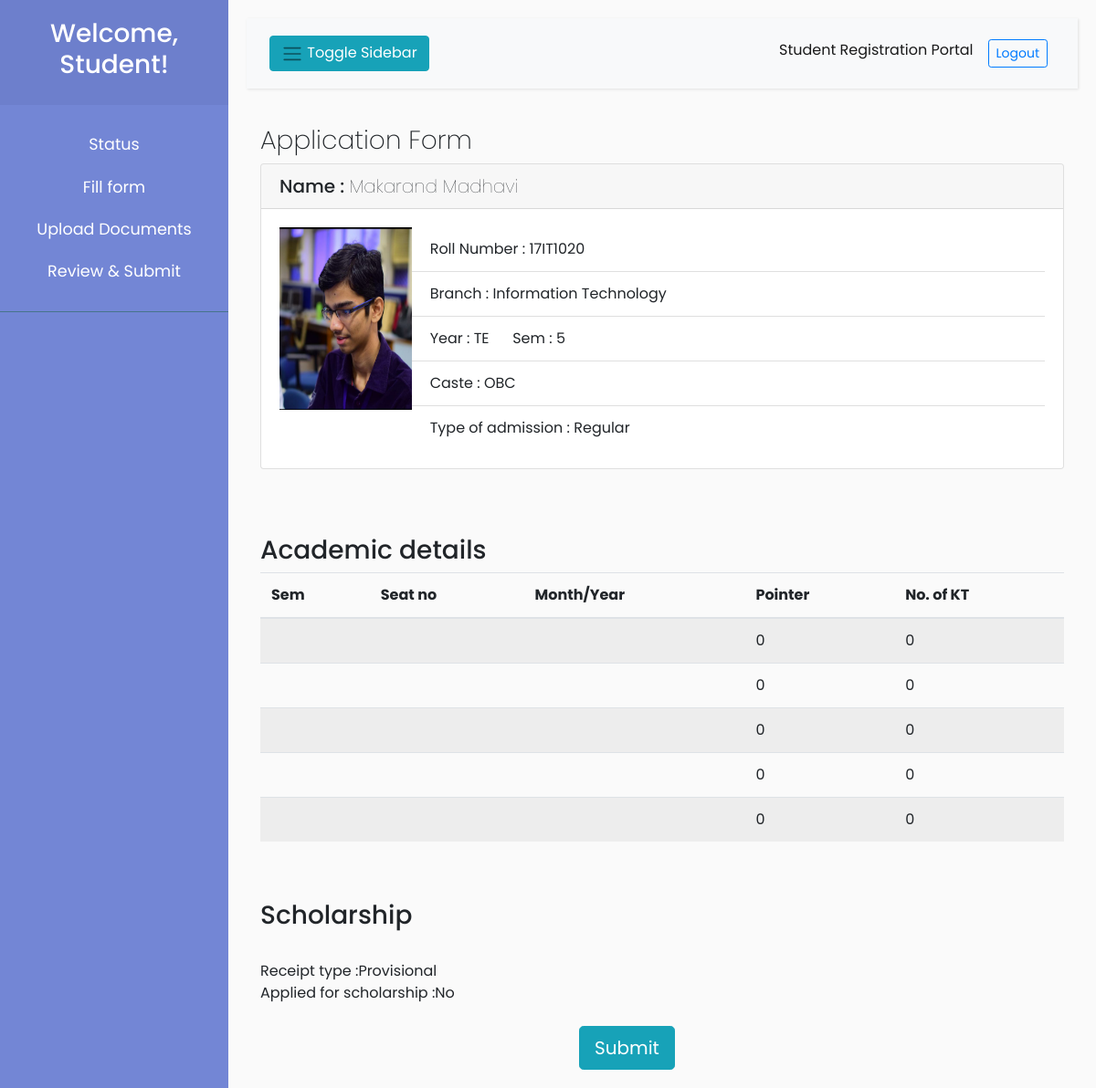
The page /student/student_final_form.php (signed in) on the database as committed earlier.
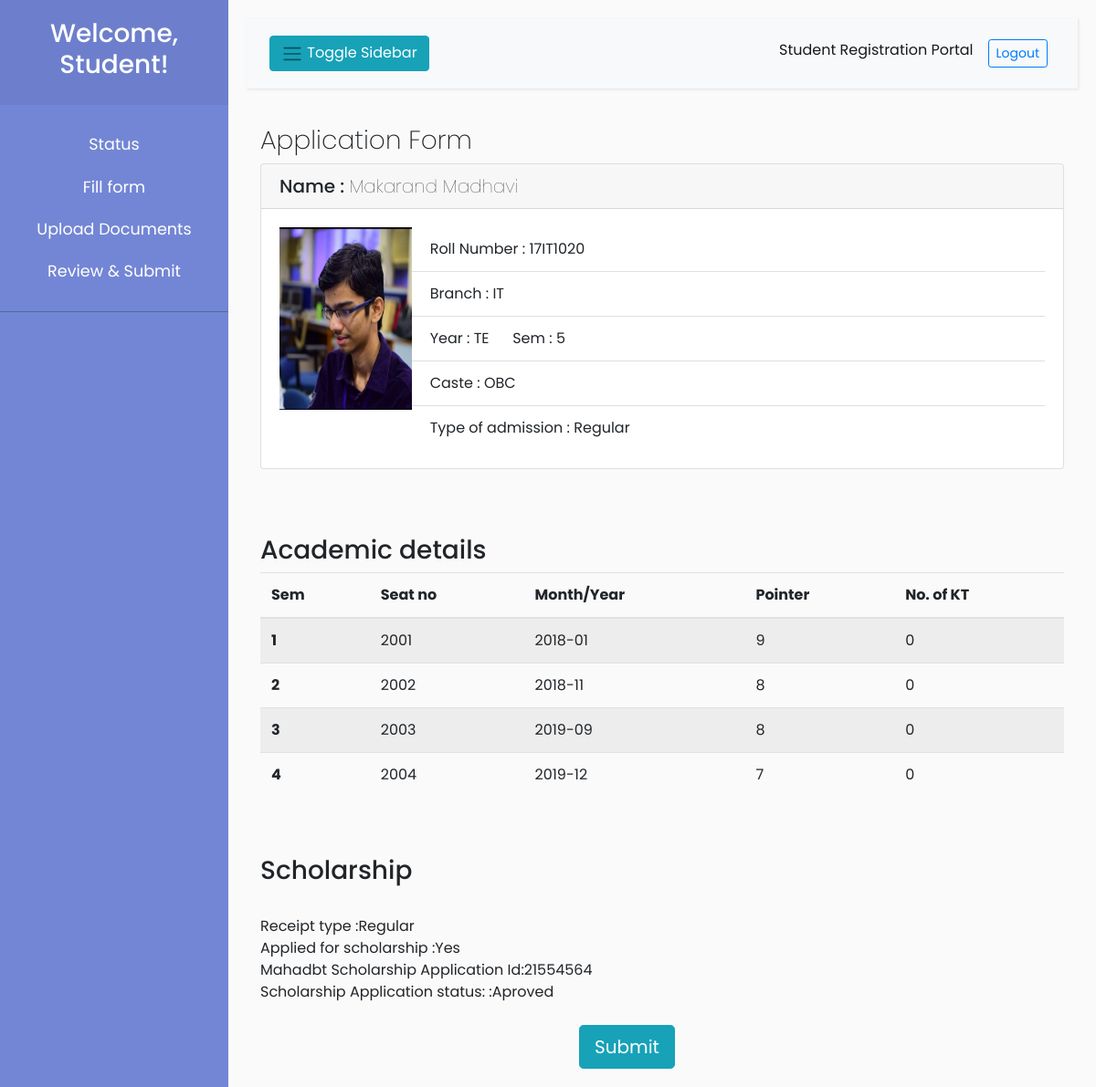
The same page on the database as committed later.
### tables this page shows
CREATE TABLE `student` (
  `roll` varchar(40) NOT NULL,
  `name` varchar(30) NOT NULL,
  `sem` int(10) NOT NULL,
  `year` varchar(2) NOT NULL,
  `email` varchar(30) NOT NULL,
  `division` varchar(1) NOT NULL,
  `batch` varchar(2) NOT NULL,
  `department` varchar(30) NOT NULL,
  `caste` varchar(30) NOT NULL,
  `admission_type` varchar(30) NOT NULL,
  `photo` varchar(30) NOT NULL
);

CREATE TABLE `form` (
  `id` varchar(50) NOT NULL,
  `roll` varchar(10) NOT NULL,
  `sem` varchar(10) NOT NULL,
  `seat_no` varchar(30) NOT NULL,
  `month_year` varchar(30) NOT NULL,
  `pointer` decimal(10,0) NOT NULL,
  `kt` int(10) NOT NULL
);

CREATE TABLE `admission_type` (
  `roll` varchar(40) NOT NULL,
  `receipt_type` varchar(30) NOT NULL,
  `applysch` varchar(3) DEFAULT '',
  `appid` varchar(30) DEFAULT NULL,
  `appstatus` varchar(10) DEFAULT NULL
);

### studentsection/backend/getdata.php (called while the page is built, shortened)
<?php
function getdata($roll){
    include '../backend/conn.php';
    $sql = "SELECT * FROM student WHERE roll='$roll'";
    $result = $conn->query($sql);
    if($result){
           $row = $result -> fetch_assoc();
    }
return $row;
}
function getacademicdata($roll){
	include '../backend/conn.php';
	$sql = "SELECT * FROM form WHERE roll='$roll'";
    $result = $conn->query($sql);
    $data1=array();
    while ($row = $result -> fetch_assoc()) {
    	array_push($data1, $row);
	}
	return $data1;
}
function getscholarshipdata($roll){
	include '../backend/conn.php';
	$sql = "SELECT * FROM admission_type WHERE roll='$roll' ";
   	$result = $conn->query($sql);
    $row = $result->fetch_assoc();
    return $row;
}
?>

### student/student_final_form.php (the view, shortened to what this page needs)
<?php include '../templates/header.php'; ?>
<?php include 'sidebar.php';
 include '../studentsection/backend/getdata.php';
?>
<div id="content">
    <nav class="navbar navbar-expand-lg navbar-light bg-light ">
        <div class="container-fluid">
            <button type="button" id="sidebarCollapse" class="btn btn-info">
                <i class="navbar-toggler-icon"></i>
                <span>Toggle Sidebar</span>
            </button>
            <div class="collapse navbar-collapse" id="navbarSupportedContent">
                <ul class="nav navbar-nav ml-auto">
                    <li class="nav-item active">
                        <a class="nav-link" href="#">Student Registration Portal</a>
                    </li>
                    <li class="nav-item">
                        <a class="nav-link" href="../backend/logout.php"><button
                                class="btn-sm btn btn-outline-primary">Logout</button></a>
                    </li>
                </ul>
            </div>
        </div>
    </nav>
<?php
        $roll = $_SESSION['username'];
        $row=getdata($roll);
?>
<div class="container main-content">
        <h3>Application Form</h3>
        <div class="card">
            <h5 class="card-header">Name : <span style="font-weight:100"> <?=$row['name']?></span></h5>
            <div class="card-body">
                <div class="row">
                    <div class="col-sm-2">
                        <img src="<?='../images/'.$row['photo']?>" onerror="this.src='http://via.placeholder.com/150x200'"
                            srcset="" width="150" height="200">
                    </div>
                    <div class="col-sm-10">
                        <ul class="list-group list-group-flush">
                            <li class="list-group-item">Roll Number : <?=$row['roll']?></li>
                            <li class="list-group-item">Branch : <?=$row['department']?></li>
                            <li class="list-group-item">Year : <?=$row['year']?> &nbsp&nbsp&nbsp&nbsp; Sem :
                                <?=$row['sem']?></li>
                            <li class="list-group-item">Caste : <?=$row['caste']?></li>
                            <li class="list-group-item">Type of admission : <?=$row['admission_type']?></li>
                        </ul>
                    </div>
                </div>
            </div>
        </div>
</div>
<br>
    <br>
    <br>
<div class="container">
 <h3>Academic details</h3>
            <table class="table table-hover table-striped">
                <thead>
                    <tr>
                        <th scope="col">Sem</th>
                        <th scope="col">Seat no</th>
                        <th scope="col">Month/Year</th>
                        <th scope="col">Pointer</th>
                        <th scope="col">No. of KT</th>
                    </tr>
                </thead>
                <tbody>
                	<tr>
                    <?php
                    $rows=getacademicdata($roll);
                    foreach ($rows as $row){
                    ?>
                        <th scope="row"><?=$row['sem']?></th>
                        <td><?=$row['seat_no']?></td>
                        <td><?=$row['month_year']?></td>
                        <td><?=$row['pointer']?></td>
                        <td><?=$row['kt']?></td>
                    </tr>
                    <?php
                    }?>
                </tbody>
            </table>
            <?php
             $row=getscholarshipdata($roll);
			?>
            <br>
            <br>
            <H3>Scholarship</H3>
            <br>
            Receipt type :<?=$row['receipt_type']?>
            <br>
            Applied for scholarship :<?=$row['applysch']?>
            <br>
            <?php
            if($row['applysch']=="Yes"){
             ?>
            	Mahadbt Scholarship Application Id:<?=$row['appid']?>
            	<br>
            	Scholarship Application status: :<?=$row['appstatus']?>
            	<br>
            <?php
            }
            ?>
        </div>
        <br>
        <button type="submit" name="1" size="4" id="<?=$roll?>" class="btn btn-info btn-lg" style="margin-left: 40%" onclick="finalalert(this.id)">Submit</button>
</div>

### templates/header.php (shortened to what this page needs)
<!DOCTYPE html>
<html>
<head>
    <link rel="stylesheet" href="../assets/bootstrap.min.css">
    <link rel="stylesheet" href="../css/layoutstyle.css">
    <link rel="stylesheet" href="../css/style.css">
</head>
<body>
<div class="wrapper">

### student/sidebar.php (shortened to what this page needs)
<nav id="sidebar">
    <div class="sidebar-header">
        <h3>Welcome, Student!</h3>
    </div>
    <ul class="list-unstyled components ">
        <li>
            <a href="index.php">
                Status
            </a>
        </li>
        <li>
            <a href="form.php">
                Fill form
            </a>
        </li>
        <li>
            <a href="upload.php">
                Upload Documents
            </a>
        </li>
        <li>
            <a href="student_final_form.php">
                Review & Submit
            </a>
        </li>
    </ul>
</nav>

### css/layoutstyle.css (style rules this page uses)
body { font-family: 'Poppins', sans-serif; background: #fafafa; }
a, a:hover, a:focus { color: inherit; text-decoration: none; transition: all 0.3s; }
.navbar { padding: 15px 10px; background: #fff; border: none; border-radius: 0; margin-bottom: 40px; box-shadow: 1px 1px 3px rgba(0, 0, 0, 0.1); }
i, span { display: inline-block; }
.wrapper { display: flex; align-items: stretch; }
#sidebar { min-width: 250px; max-width: 250px; background: #7386D5; color: #fff; transition: all 0.3s; }
#sidebar ul li a { text-align: center; }
#sidebar .sidebar-header { padding: 20px; background: #6d7fcc; text-align: center; }
#sidebar ul.components { padding: 20px 0; border-bottom: 1px solid #47748b; }
#sidebar ul li a { padding: 10px; font-size: 1.1em; display: block; }
#content { width: 100%; padding: 20px; min-height: 100vh; transition: all 0.3s; }

### css/style.css (style rules this page uses)
.main-content h3 { font-weight: 200; }

Rows that differ between the two databases and show on the page:
removed form: pointer "0", kt "0"
removed form: pointer "0", kt "0"
removed form: pointer "0", kt "0"
removed form: pointer "0", kt "0"
removed form: pointer "0", kt "0"
changed student "Makarand Madhavi": department "Information Technology" → "IT"
added form: sem "1", seat_no "2001", month_year "2018-01", pointer "9", kt "0"
added form: sem "2", seat_no "2002", month_year "2018-11", pointer "8", kt "0"
added form: sem "3", seat_no "2003", month_year "2019-09", pointer "8", kt "0"
added form: sem "4", seat_no "2004", month_year "2019-12", pointer "7", kt "0"
changed admission_type: receipt_type "Provisional" → "Regular"; applysch "No" → "Yes"; appid (not shown) → "21554564"; appstatus (not shown) → "Aproved"
Other text that changed with them:
text now shown: "Mahadbt Scholarship Application Id: Scholarship Application status: :"
